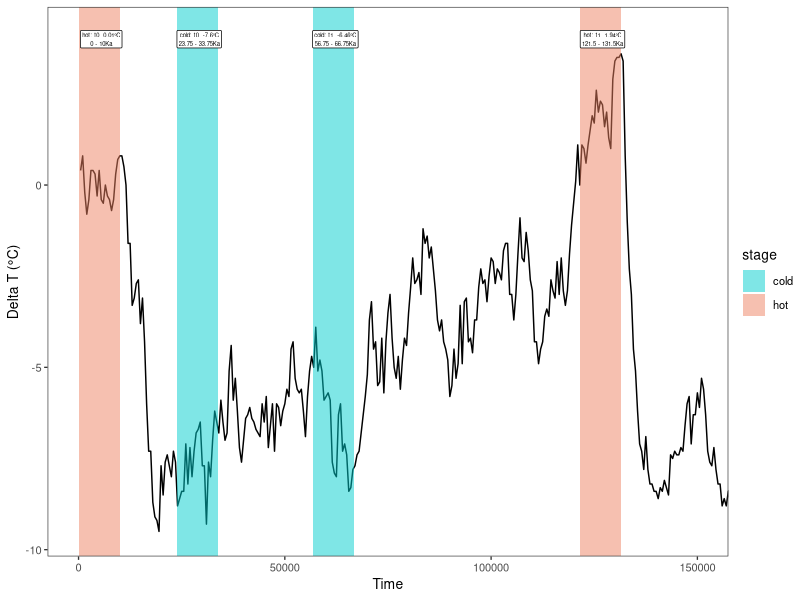
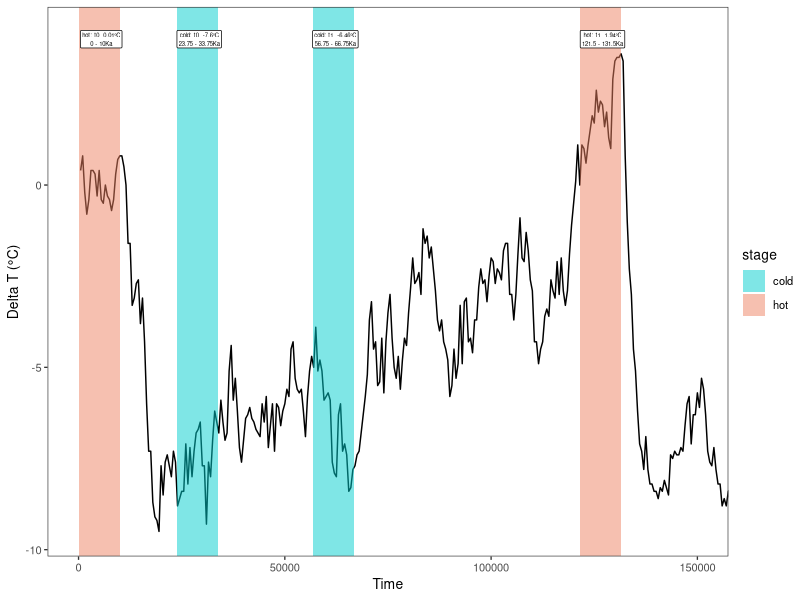

Generate these figures, in order, with R:
.libPaths('~/mambaforge/envs/R/lib/R/library')
library(tidyverse)

#import ice core data 
icecore = read_tsv('Ice_Temperature_Reconstructions_Kawamura_NOAA-6076.txt')
icecore = icecore %>% dplyr::rename(time = TopAge)

# Hot times, recent 
hot_0 <- icecore %>%  filter(time < 5e4) %>% slice_max(deltaT,n=20) %>% 
  summarize(time_low = 0, time_high = max(time), temp = mean(deltaT), duration = time_high - time_low)

# Cold times, recent
cold_0 <- icecore %>%  filter(time < 5e4) %>% slice_min(deltaT,n=20) %>% 
  summarize(time_low = min(time), time_high = max(time), temp = mean(deltaT), duration = time_high - time_low)

# Hot times, mid
hot_1 <- icecore %>%  filter(time < 1.75e5 & time > 5e4) %>% slice_max(deltaT,n=20) %>% 
  summarize(time_low = min(time), time_high = max(time), temp = mean(deltaT), duration = time_high - time_low)

# Cold times, mid
cold_1 <- icecore %>%  filter(time < 1e5 & time > 5e4) %>% slice_min(deltaT,n=20) %>% 
  summarize(time_low = min(time), time_high = max(time), temp = mean(deltaT), duration = time_high - time_low)

periods <- rbind(hot_0, cold_0, hot_1, cold_1) %>% 
  mutate(stage = c('hot','cold','hot','cold'),
         period = c('t0','t0','t1','t1'))
periods

# Adjusting durations to be exactly 10000
adjusted_periods <- periods %>%
  mutate(
    mid_point = (time_low + time_high) / 2,  #Calculate midpoint
    time_low = if_else(duration > 10000, mid_point - 5000, time_low), 
    time_high = if_else(duration > 10000, mid_point + 5000, time_high),  
    duration = 10000  # Set duration to 10000
  ) %>%
  select(-mid_point)  # Remove the mid_point column

# Output the adjusted dataframe
adjusted_periods

#Modify recent time so that it occurs from contemporary time 
adjusted_contemp <- adjusted_periods %>% mutate(
  time_low = ifelse(stage == 'hot' & period == 't0',0,time_low),
  time_high = ifelse(stage == 'hot' & period == 't0',10000,time_high)) %>% 
  select(-temp) %>% #recalculate temps within this 10KY
  rowwise() %>%
  mutate(
    temp = mean(icecore$deltaT[icecore$time >= time_low & icecore$time <= time_high], na.rm = TRUE)
  )

adjusted_contemp

# Kawamura NOAA 6076 Ice core inferred temperature
ice_plot <- icecore %>% 
  ggplot(aes(x = time, y = deltaT)) +
  geom_line()+
  coord_cartesian(xlim=c(0,1.5e5))+
  geom_rect(data=adjusted_contemp,aes(xmin=time_low,xmax=time_high,ymin=-Inf,ymax=Inf,fill=stage),
            alpha=0.5,inherit.aes=FALSE)+
  scale_fill_manual(values=c('cyan3','salmon2'))+
  geom_label(data=adjusted_contemp,size=1.5,aes(x=time_low+5500,y=4,
                                                label=paste0(stage,': ',period,'  ',round(temp,2),'°C\n',time_low/1000,' - ',time_high/1000,'Ka')),col='black')+
  xlab('Time')+ylab('Delta T (°C)')+
  theme_test(base_size=10)
ice_plot

png('WarmCold_Periods.png',units='in',res=300,height=2,width=3.5)
pdf('WarmCold_Periods.pdf',height=2,width=3.5)
ice_plot
dev.off()
